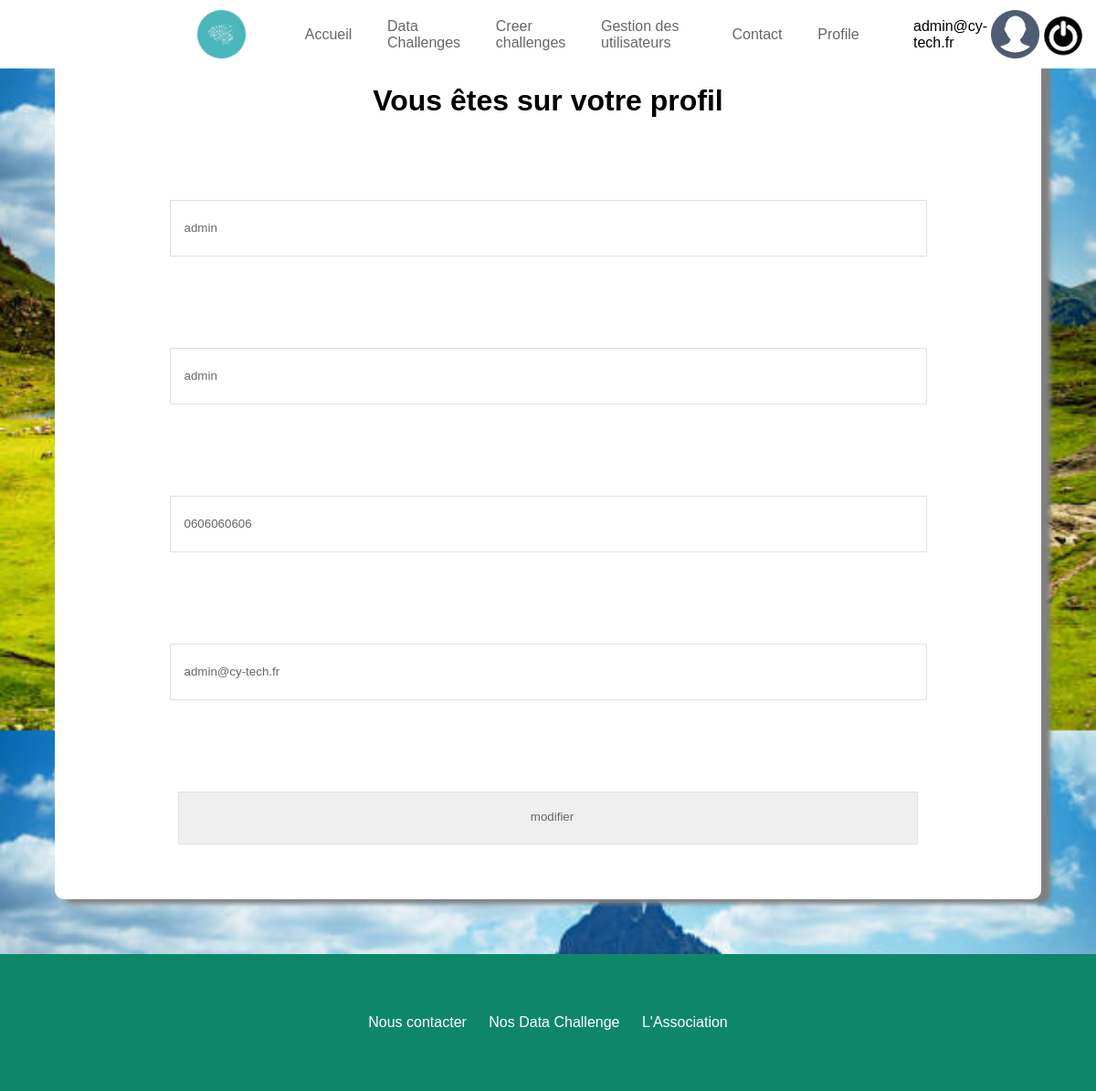
The page /pages/profil.php (signed in) on the database its author committed.
### tables this page shows
CREATE TABLE `User` (
    `id` INT UNSIGNED NOT NULL AUTO_INCREMENT,
    `firstName` VARCHAR(20) NOT NULL,
    `lastName` VARCHAR(31) NOT NULL,
    `password` VARCHAR(255) NOT NULL,
    `number` VARCHAR(11) NOT NULL,
    `email` VARCHAR(255) NOT NULL,
    PRIMARY KEY (`id`)
);

### php/bdd.php (called while the page is built, shortened)
<?php
static $bdd;
function is_connected_db() : bool {
    global $bdd;
    return (isset($bdd) && $bdd != null);
}
function request_db($dbRequestType, $request = null) : array | null {
    global $bdd;
    $queryR = mysqli_query($bdd, $request);
    if ($dbRequestType == DB_RETRIEVE) {
        $result = array();
        if (mysqli_num_rows($queryR) > 0) {
            while ($row = mysqli_fetch_assoc($queryR)) {
                $result[] = $row;
            }
        }
        return ($result);
    } else {
        return(null);
    }
}
function getUserByEmail($email) : array {
    $request ="SELECT * FROM `User` WHERE email = '$email'";
    try {
        $result = request_db(DB_RETRIEVE, $request);
    } catch (Exception $e) {
        throw new Exception("Error getUsersByEmail : " . $e->getMessage());
    }
    return ($result[0]);
}

### pages/profil.php (the view, shortened to what this page needs)
<?php
    include('../php/bdd.php');
?>
<!DOCTYPE html>
<html lang="en">
	<head>
		<link rel="stylesheet" href="../css/profil.css">
		<link rel="stylesheet" href="../css/header.css">
        <link rel="stylesheet" href="../css/underHeader.css">
        <link rel="stylesheet" href="../css/stripmid.css">
        <link rel="stylesheet" href="../css/footer.css">
	</head>
	<body>
		<div id="part1Profil">
			<?php include('../php/header.php'); ?>
		</div>
        <div id="part3Profil">
            <div class="sign-box">
                <h1> Vous êtes sur votre profil </h1> <br>
                <?php
                    $donnees = getUserByEmail($_SESSION['user']['login']);
                ?>
                <form action="/php/modifProfil.php" method="POST">
                    <input type="text" name="firstname" id="firstName" placeholder="prenom" value="<?php echo($donnees["firstName"]); ?>">
                    <input type="text" name="lastname" id="lastName" placeholder="nom" value="<?php echo($donnees["lastName"]);?>">
                    <input type="text" name="number" id="number" placeholder="numéro" value="<?php echo($donnees["number"]);?>">
                    <input type="text" name="email" id="email" placeholder="email" value="<?php echo($donnees["email"]);?>">
                    <input type="submit" value="modifier">
                </form>
            </div>
		</div>
		<div id="part5Profil">
			<?php include('../php/footer.php'); ?>
		</div>
	</body>
</html

### css/profil.css (style rules this page uses)
body { margin: 0; padding: 0; min-width: 100vw; max-width: 100vw; min-height: 100vh; font-family: 'Poppins', sans-serif; }
#part3Profil { margin: 0; padding: 5%; background-image: url("/asset/img/istockphoto-1224100497-612x612.jpg"); background-size: 100%; }
.sign-box { margin: 0 auto; min-width: 481px; height: fit-content; background-color: #ffffff; border-radius: 10px; display: flex; flex-direction: column; align-items: center; padding-top: 1%; padding-bottom: 1%; box-shadow: 10px 5px 5px grey; }
.sign-box form { width: 75%; position: relative; display: flex; flex-direction: column; text-align: justify; align-items: center; }
.sign-box form input { position: relative; padding-left: 15px; margin: 50px; background-position: 50%; background-size: cover; color: #666; line-height: 1.7em; font-weight: 500; width: 100%; height: 58px; border: 1px solid #e0e0e0; }

### rows shown on the page
user: firstname "admin", lastname "admin", number "0606060606", email "admin@cy-tech.fr"

### other values the page prints
$name "Accueil"
$name "Data Challenges"
$name "Creer challenges"
$name "Gestion des utilisateurs"
$name "Contact"
$name "Profile"
$_SESSION["user"]["login"] "admin@cy-tech.fr"
